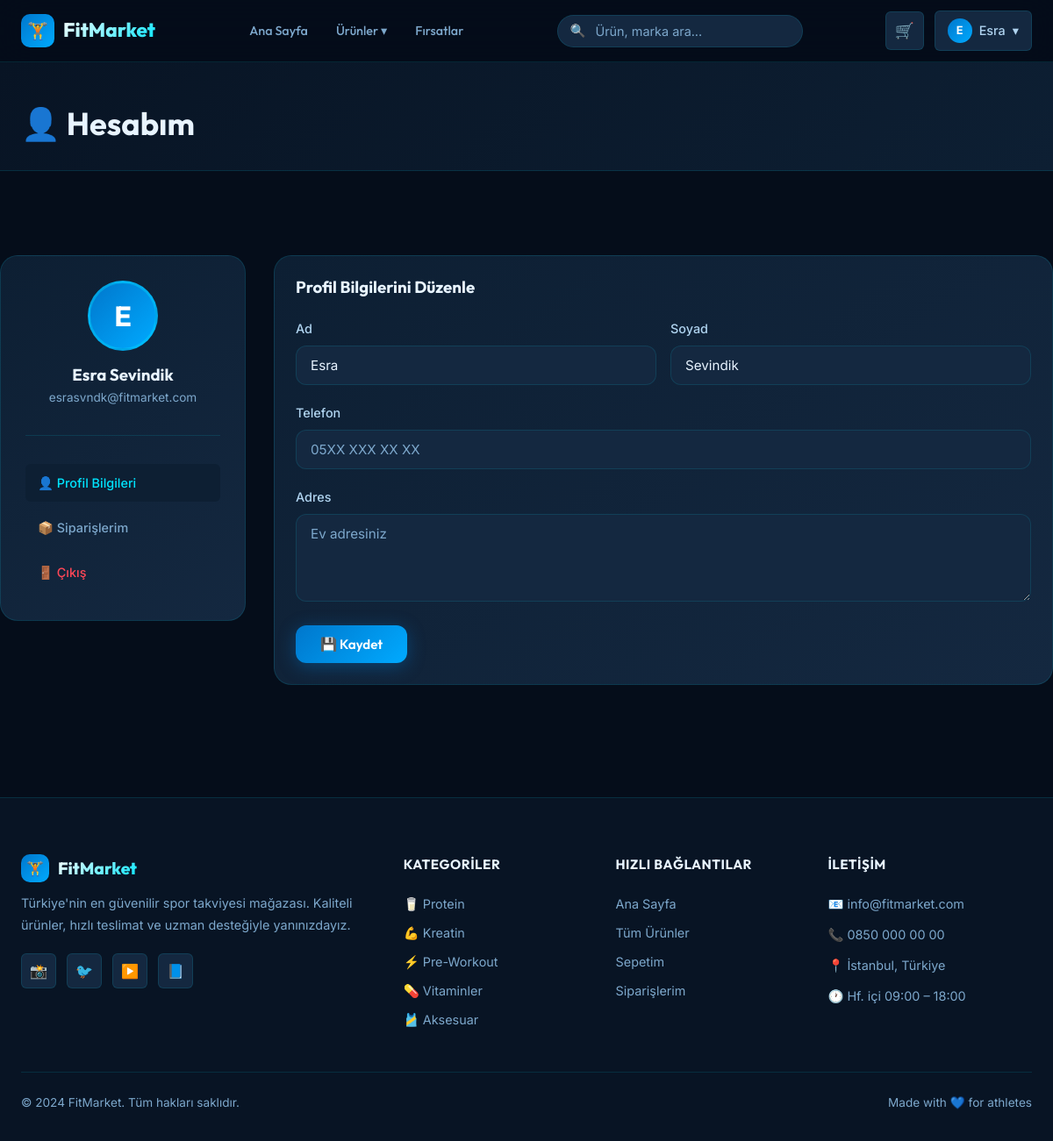
Screenshot of /profile/ (signed in) with the database file from the repository.
### app/models/user.py (models this page shows, shortened)
class User(UserMixin, db.Model):
    __tablename__ = 'users'
    id = db.Column(db.Integer, primary_key=True)
    username = db.Column(db.String(80), unique=True, nullable=False)
    email = db.Column(db.String(120), unique=True, nullable=False)
    password_hash = db.Column(db.String(256), nullable=False)
    first_name = db.Column(db.String(80))
    last_name = db.Column(db.String(80))
    phone = db.Column(db.String(20))
    address = db.Column(db.Text)
    is_admin = db.Column(db.Boolean, default=False)
    created_at = db.Column(db.DateTime, default=datetime.utcnow)
    orders = db.relationship('Order', backref='user', lazy='dynamic')
    cart_items = db.relationship('CartItem', backref='user', lazy='dynamic', cascade='all, delete-orphan')
    reviews = db.relationship('Review', backref='user', lazy='dynamic')
    @property
    def full_name(self):
        if self.first_name and self.last_name:
            return f"{self.first_name} {self.last_name}"
        return self.username

### app/models/product.py (models this page shows, shortened)
class Category(db.Model):
    __tablename__ = 'categories'
    id = db.Column(db.Integer, primary_key=True)
    name = db.Column(db.String(100), unique=True, nullable=False)
    slug = db.Column(db.String(100), unique=True, nullable=False)
    description = db.Column(db.Text)
    icon = db.Column(db.String(50), default='🏋️')
    products = db.relationship('Product', backref='category', lazy='dynamic')

### app/routes/profile.py (the view)
@profile_bp.route('/')
@login_required
def profile():
    return render_template('profile/profile.html')

### app/models/user.py (called while the page is built)
@login_manager.user_loader
def load_user(user_id):
    return db.session.get(User, int(user_id))

### app/templates/profile/profile.html (shortened to what this page needs)
{% extends "base.html" %}
{% block content %}
<div class="page-header">
  <div class="container">
    <h1>👤 Hesabım</h1>
  </div>
</div>
<div class="container section-sm">
  <div class="profile-layout">
    <div class="profile-sidebar">
      <div class="profile-avatar">{{ (current_user.first_name or current_user.username)[0].upper() }}</div>
      <h3 style="margin-bottom:4px;">{{ current_user.full_name }}</h3>
      <p style="color:var(--text-muted); font-size:0.85rem;">{{ current_user.email }}</p>
      <div class="divider"></div>
      <nav style="display:flex; flex-direction:column; gap:4px; text-align:left;">
        <a href="{{ url_for('profile.profile') }}" class="admin-nav-item active">👤 Profil Bilgileri</a>
        <a href="{{ url_for('profile.orders') }}" class="admin-nav-item">📦 Siparişlerim</a>
        <a href="{{ url_for('auth.logout') }}" class="admin-nav-item" style="color:var(--danger);">🚪 Çıkış</a>
      </nav>
    </div>
    <div>
      <div class="card">
        <div class="card-body">
          <h3 style="margin-bottom:24px;">Profil Bilgilerini Düzenle</h3>
          <form method="post" action="{{ url_for('profile.update') }}">
            <div class="form-row">
              <div class="form-group">
                <label class="form-label">Ad</label>
                <input type="text" name="first_name" class="form-control" value="{{ current_user.first_name or '' }}">
              </div>
              <div class="form-group">
                <label class="form-label">Soyad</label>
                <input type="text" name="last_name" class="form-control" value="{{ current_user.last_name or '' }}">
              </div>
            </div>
            <div class="form-group">
              <label class="form-label">Telefon</label>
              <input type="tel" name="phone" class="form-control" value="{{ current_user.phone or '' }}" placeholder="05XX XXX XX XX">
            </div>
            <div class="form-group">
              <label class="form-label">Adres</label>
              <textarea name="address" class="form-control" rows="3" placeholder="Ev adresiniz">{{ current_user.address or '' }}</textarea>
            </div>
            <button type="submit" class="btn btn-primary">💾 Kaydet</button>
          </form>
        </div>
      </div>
    </div>
  </div>
</div>
{% endblock %}

### app/templates/base.html (shortened to what this page needs)
<!DOCTYPE html>
<html lang="tr">
<head>
  <link rel="stylesheet" href="{{ url_for('static', filename='css/main.css') }}">
  <link rel="stylesheet" href="{{ url_for('static', filename='css/components.css') }}">
  <link rel="stylesheet" href="{{ url_for('static', filename='css/pages.css') }}">
</head>
<body>
<nav class="navbar">
  <div class="container">
    <div class="navbar-inner">
      <a href="{{ url_for('main.index') }}" class="navbar-brand">
        <div class="navbar-logo-icon">🏋️</div>
        <span class="navbar-brand-text">FitMarket</span>
      </a>
      <ul class="navbar-nav" id="navMenu">
        <li><a href="{{ url_for('main.index') }}" class="nav-link {% if request.endpoint == 'main.index' %}active{% endif %}">Ana Sayfa</a></li>
        <li class="nav-dropdown">
          <a href="{{ url_for('products.list_products') }}" class="nav-link">Ürünler ▾</a>
        </li>
        <li><a href="{{ url_for('products.list_products', sort='price_asc') }}" class="nav-link">Fırsatlar</a></li>
      </ul>
      <form action="{{ url_for('products.list_products') }}" method="get" class="navbar-search" id="searchForm">
        <span class="navbar-search-icon">🔍</span>
        <input type="text" name="q" placeholder="Ürün, marka ara..." value="{{ request.args.get('q', '') }}" autocomplete="off">
      </form>
      <div class="navbar-actions">
        <a href="{{ url_for('cart.view_cart') }}" class="cart-btn" title="Sepetim">
          🛒
        </a>
        {% if current_user.is_authenticated %}
        <div class="nav-dropdown">
          <a href="#" class="user-btn">
            <div class="user-avatar">{{ (current_user.first_name or current_user.username)[0].upper() }}</div>
            <span>{{ current_user.first_name or current_user.username }}</span> ▾
          </a>
        </div>
        {% else %}
        <a href="{{ url_for('auth.login') }}" class="btn btn-outline btn-sm">Giriş</a>
        <a href="{{ url_for('auth.register') }}" class="btn btn-primary btn-sm">Kayıt Ol</a>
        {% endif %}
      </div>
    </div>
  </div>
</nav>
<main>
  {% block content %}{% endblock %}
</main>
<footer class="footer">
  <div class="container">
    <div class="footer-grid">
      <div class="footer-brand">
        <a href="{{ url_for('main.index') }}" class="navbar-brand" style="margin-bottom: 0; display: inline-flex;">
          <div class="navbar-logo-icon" style="width:32px;height:32px;font-size:1rem;">🏋️</div>
          <span class="navbar-brand-text" style="font-size:1.2rem;">FitMarket</span>
        </a>
        <p>Türkiye'nin en güvenilir spor takviyesi mağazası. Kaliteli ürünler, hızlı teslimat ve uzman desteğiyle yanınızdayız.</p>
        <div class="social-links">
          <a href="#" class="social-link" title="Instagram">📸</a>
          <a href="#" class="social-link" title="Twitter">🐦</a>
          <a href="#" class="social-link" title="YouTube">▶️</a>
          <a href="#" class="social-link" title="Facebook">📘</a>
        </div>
      </div>
      <div>
        <p class="footer-title">Kategoriler</p>
        <div class="footer-links">
          {% for cat in all_categories %}
          <a href="{{ url_for('products.list_products', category=cat.slug) }}">{{ cat.icon }} {{ cat.name }}</a>
          {% endfor %}
        </div>
      </div>
      <div>
        <p class="footer-title">Hızlı Bağlantılar</p>
        <div class="footer-links">
          <a href="{{ url_for('main.index') }}">Ana Sayfa</a>
          <a href="{{ url_for('products.list_products') }}">Tüm Ürünler</a>
          <a href="{{ url_for('cart.view_cart') }}">Sepetim</a>
          {% if current_user.is_authenticated %}
          <a href="{{ url_for('profile.orders') }}">Siparişlerim</a>
          {% else %}
          <a href="{{ url_for('auth.login') }}">Giriş Yap</a>
          <a href="{{ url_for('auth.register') }}">Kayıt Ol</a>
          {% endif %}
        </div>
      </div>
      <div>
        <p class="footer-title">İletişim</p>
        <div class="footer-links" style="gap: 12px;">
          <span style="color: var(--text-muted); font-size: 0.9rem;">📧 info@fitmarket.com</span>
          <span style="color: var(--text-muted); font-size: 0.9rem;">📞 0850 000 00 00</span>
          <span style="color: var(--text-muted); font-size: 0.9rem;">📍 İstanbul, Türkiye</span>
          <span style="color: var(--text-muted); font-size: 0.9rem;">🕐 Hf. içi 09:00 – 18:00</span>
        </div>
      </div>
    </div>
    <div class="footer-bottom">
      <span>© 2024 FitMarket. Tüm hakları saklıdır.</span>
      <span>Made with 💙 for athletes</span>
    </div>
  </div>
</footer>
</body>
</html>

### app/static/css/main.css (style rules this page uses)
:root { --primary: #0077cc; --primary-light: #0099ff; --primary-dark: #005fa3; --accent: #00e5ff; --accent-glow: rgba(0, 229, 255, 0.35); --dark: #050d1a; --dark-2: #081424; --surface: #0d1f33; --surface-2: #142840; --surface-3: #1a3350; --border: rgba(0, 229, 255, 0.12); --border-hover: rgba(0, 229, 255, 0.35); --text: #e8f4ff; --text-muted: #7da8cc; --text-light: #b0d4f0; --success: #00d68f; --warning: #ffaa00; --danger: #ff4757; --info: #0abde3; --gradient-hero: linear-gradient(135deg, #050d1a 0%, #0d2244 50%, #082035 100%); --gradient-card: linear-gradient(145deg, #0d1f33, #142840); --gradient-btn: linear-gradient(135deg, #0077cc, #00aaff); --gradient-accent: linear-gradient(135deg, #00e5ff, #0099ff); --radius-sm: 6px; --radius-md: 12px; --radius-lg: 20px; --radius-xl: 32px; --shadow-sm: 0 2px 8px rgba(0,0,0,0.3); --shadow-md: 0 8px 32px rgba(0,0,0,0.4); --shadow-lg: 0 16px 64px rgba(0,0,0,0.5); --shadow-glow: 0 0 32px rgba(0, 229, 255, 0.2); --transition: all 0.3s cubic-bezier(0.4, 0, 0.2, 1); --font: 'Outfit', sans-serif; --font-body: 'Inter', sans-serif; }
*, *::before, *::after { box-sizing: border-box; margin: 0; padding: 0; }
html { scroll-behavior: smooth; font-size: 16px; }
body { font-family: var(--font-body); background: var(--dark); color: var(--text); line-height: 1.6; min-height: 100vh; overflow-x: hidden; }
h1, h2, h3, h4, h5, h6 { font-family: var(--font); font-weight: 700; line-height: 1.2; color: var(--text); }
a { color: var(--accent); text-decoration: none; transition: var(--transition); }
ul { list-style: none; }
button { cursor: pointer; font-family: inherit; }
input, textarea, select { font-family: inherit; }
.container { max-width: 1280px; margin: 0 auto; padding: 0 24px; }
.section-sm { padding: 48px 0; }
.btn { display: inline-flex; align-items: center; justify-content: center; gap: 8px; padding: 12px 28px; border: none; border-radius: var(--radius-md); font-size: 0.95rem; font-weight: 600; font-family: var(--font); cursor: pointer; transition: var(--transition); text-decoration: none; white-space: nowrap; }
.btn-primary { background: var(--gradient-btn); color: #fff; box-shadow: 0 4px 20px rgba(0, 119, 204, 0.4); }
.card { background: var(--gradient-card); border: 1px solid var(--border); border-radius: var(--radius-lg); overflow: hidden; transition: var(--transition); }
.card-body { padding: 24px; }
.form-group { margin-bottom: 20px; }
.form-label { display: block; font-size: 0.9rem; font-weight: 500; color: var(--text-light); margin-bottom: 8px; }
.form-control { width: 100%; background: var(--surface-2); border: 1px solid var(--border); border-radius: var(--radius-md); padding: 12px 16px; color: var(--text); font-size: 0.95rem; transition: var(--transition); outline: none; }
.form-control::placeholder { color: var(--text-muted); }
textarea.form-control { resize: vertical; min-height: 100px; }
.page-header { background: linear-gradient(135deg, var(--dark-2) 0%, var(--surface) 100%); border-bottom: 1px solid var(--border); padding: 48px 0 32px; margin-bottom: 48px; }
.page-header h1 { font-size: clamp(1.6rem, 3vw, 2.5rem); }
.divider { height: 1px; background: var(--border); margin: 32px 0; }

### app/static/css/pages.css (style rules this page uses)
.form-row { display: grid; grid-template-columns: 1fr 1fr; gap: 16px; }
.admin-nav-item { display: flex; align-items: center; gap: 10px; padding: 10px 14px; border-radius: var(--radius-sm); color: var(--text-muted); font-size: 0.9rem; font-weight: 500; transition: var(--transition); margin-bottom: 4px; }
.admin-nav-item:hover, .admin-nav-item.active { background: var(--surface); color: var(--accent); }
.profile-layout { display: grid; grid-template-columns: 280px 1fr; gap: 32px; align-items: start; }
.profile-sidebar { background: var(--gradient-card); border: 1px solid var(--border); border-radius: var(--radius-lg); padding: 28px; text-align: center; position: sticky; top: 90px; }
.profile-avatar { width: 80px; height: 80px; border-radius: 50%; background: var(--gradient-btn); display: flex; align-items: center; justify-content: center; font-size: 2rem; font-weight: 700; font-family: var(--font); margin: 0 auto 16px; color: #fff; border: 3px solid var(--border-hover); }

### rows the page displays
User: first_name "E", first_name "Esra", full_name "Esra Sevindik", email "esrasvndk@fitmarket.com", last_name "Sevindik"
Category: icon "🥛", name "Protein"
Category: icon "💪", name "Kreatin"
Category: icon "⚡", name "Pre-Workout"
Category: icon "💊", name "Vitaminler"
Category: icon "🎽", name "Aksesuar"
